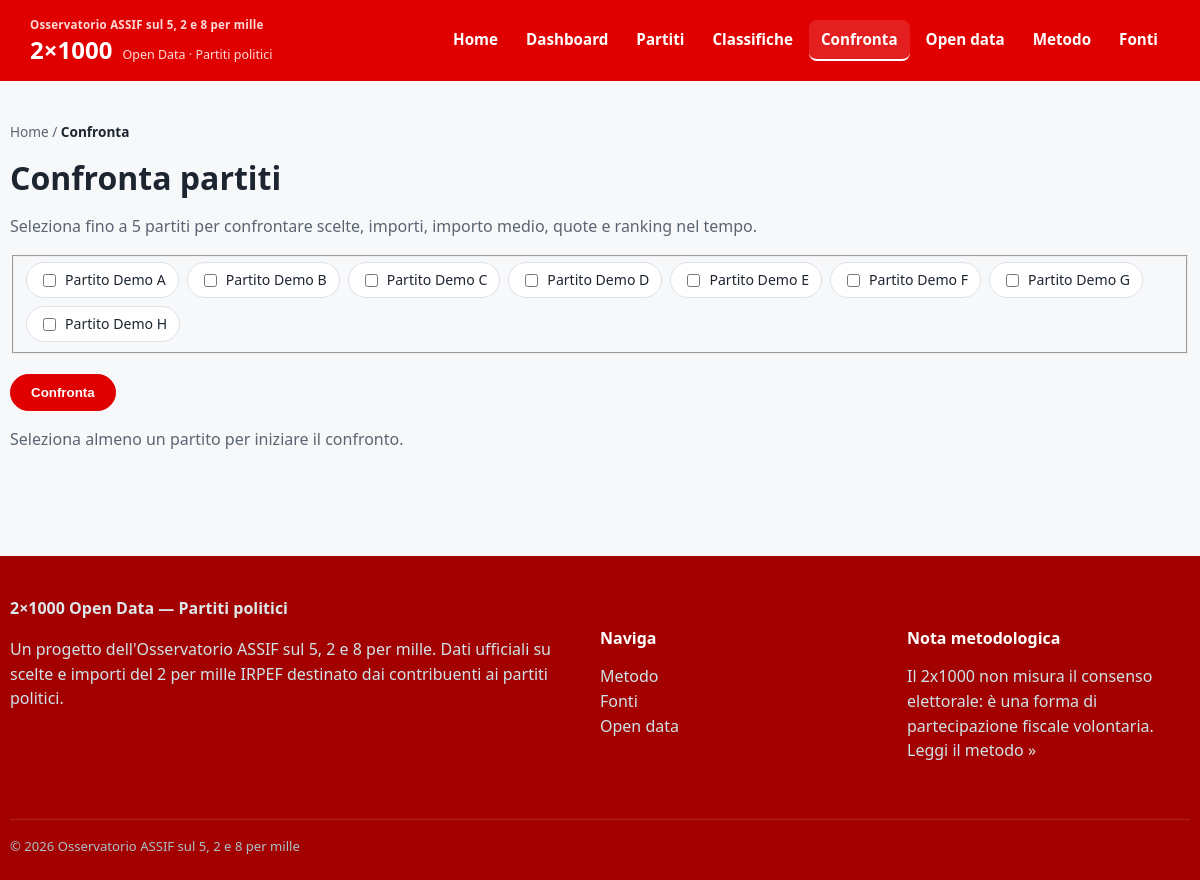
The app's page /confronta.php with its own data.
### tables this page shows
CREATE TABLE IF NOT EXISTS parties (
  id INT UNSIGNED NOT NULL AUTO_INCREMENT,
  canonical_name VARCHAR(255) NOT NULL,
  slug VARCHAR(150) NOT NULL,
  first_year SMALLINT UNSIGNED NULL COMMENT 'primo anno dichiarazione con dati disponibili',
  last_year SMALLINT UNSIGNED NULL COMMENT 'ultimo anno dichiarazione con dati disponibili',
  is_active TINYINT(1) NOT NULL DEFAULT 1,
  notes TEXT NULL,
  created_at TIMESTAMP NOT NULL DEFAULT CURRENT_TIMESTAMP,
  updated_at TIMESTAMP NOT NULL DEFAULT CURRENT_TIMESTAMP ON UPDATE CURRENT_TIMESTAMP,
  PRIMARY KEY (id),
  UNIQUE KEY uniq_parties_slug (slug),
  KEY idx_parties_active (is_active)
);

### app/includes/layout.php (called while the page is built, shortened)
<?php
function render_page(string $view, array $data = [], string $pageTitle = '2x1000 Open Data — Partiti politici', string $pageDescription = ''): void
{
    extract($data, EXTR_SKIP);
    require __DIR__ . '/header.php';
    require $view;
    require __DIR__ . '/footer.php';
}

### public/confronta.php (called while the page is built, shortened)
<?php
$allParties = Party::all(true);
$requestedSlugs = [];
$selectedIds = [];
$comparison = $selectedIds !== [] ? Result::compare($selectedIds) : [];
render_page(
    __DIR__ . '/../app/views/compare.php',
    ['allParties' => $allParties, 'selectedSlugs' => $requestedSlugs, 'comparison' => $comparison],
    'Confronta partiti — 2x1000 Open Data',
    'Confronta fino a 5 partiti per scelte, importo, importo medio, quote e ranking nel tempo.'
);

### app/config/database.php (called while the page is built, shortened)
<?php
function env(string $key, ?string $default = null): ?string
{
    $value = getenv($key);
    return $value !== false ? $value : ($_ENV[$key] ?? $default);
}
function db(): PDO
{
    static $pdo = null;
    $host = env('DB_HOST', 'localhost');
    $port = env('DB_PORT', '3306');
    $name = env('DB_NAME', '2x1000');
    $charset = env('DB_CHARSET', 'utf8mb4');
    $user = env('DB_USER', 'root');
    $pass = env('DB_PASS', '');
    $dsn = "mysql:host=$host;port=$port;dbname=$name;charset=$charset";
    try {
        $pdo = new PDO($dsn, $user, $pass, [
            PDO::ATTR_ERRMODE => PDO::ERRMODE_EXCEPTION,
            PDO::ATTR_DEFAULT_FETCH_MODE => PDO::FETCH_ASSOC,
            PDO::ATTR_EMULATE_PREPARES => false,
        ]);
    } catch (PDOException $e) {
        http_response_code(500);
        if (str_starts_with($_SERVER['SCRIPT_NAME'] ?? '', '/api/')) {
            header('Content-Type: application/json; charset=utf-8');
            echo json_encode(['error' => 'Database non disponibile']);
        } else {
            echo 'Database non disponibile. Verifica la configurazione in .env.';
        }
        exit;
    }
    return $pdo;
}

### app/models/Party.php (called while the page is built, shortened)
<?php
final class Party
{
    public static function all(bool $onlyActive = false): array
    {
        $sql = 'SELECT id, canonical_name, slug, first_year, last_year, is_active, notes FROM parties';
        if ($onlyActive) {
            $sql .= ' WHERE is_active = 1';
        }
        $sql .= ' ORDER BY canonical_name ASC';
        return db()->query($sql)->fetchAll();
    }
}

### app/includes/helpers.php (called while the page is built, shortened)
<?php
function h(?string $value): string
{
    return htmlspecialchars($value ?? '', ENT_QUOTES, 'UTF-8');
}

### app/views/compare.php (the view, shortened to what this page needs)
<div class="container section">
  <nav class="breadcrumb"><a href="/">Home</a> / <span aria-current="page">Confronta</span></nav>
  <h1>Confronta partiti</h1>
  <p class="text-muted">Seleziona fino a 5 partiti per confrontare scelte, importi, importo medio, quote e ranking nel tempo.</p>
  <form method="get" action="/confronta.php">
    <fieldset class="compare-picker" aria-label="Selezione partiti da confrontare (massimo 5)">
      <?php foreach ($allParties as $p): ?>
        <label>
          <input type="checkbox" name="parties[]" value="<?= h($p['slug']) ?>" <?= in_array($p['slug'], $selectedSlugs, true) ? 'checked' : '' ?>>
          <?= h($p['canonical_name']) ?>
        </label>
      <?php endforeach; ?>
    </fieldset>
    <button class="btn btn-primary" type="submit">Confronta</button>
  </form>
  <?php if ($comparison === []): ?>
    <p class="text-muted">Seleziona almeno un partito per iniziare il confronto.</p>
  <?php endif; ?>
</div>

### public/assets/css/main.css (style rules this page uses)
:root { --color-bg: #f7f8fa; --color-surface: #ffffff; --color-text: #1c2530; --color-text-muted: #5b6472; --color-border: #dde2e8; --color-primary: #e00000; --color-primary-dark: #a30000; --color-primary-light: #ffe3e3; --color-accent: #147d75; --color-positive: #147d75; --color-negative: #b23a2e; --color-warning: #a9741c; --radius: 8px; --radius-pill: 999px; --shadow-sm: 0 1px 2px rgba(15, 30, 45, 0.06); --shadow-md: 0 4px 16px rgba(15, 30, 45, 0.08); --font-sans: "Source Sans 3", "Segoe UI", Helvetica, Arial, sans-serif; --max-width: 1180px; }
:root { color-scheme: light; }
* { box-sizing: border-box; }
html, body { margin: 0; padding: 0; background: var(--color-bg); color: var(--color-text); font-family: var(--font-sans); font-size: 16px; line-height: 1.55; }
.container { max-width: var(--max-width); margin: 0 auto; padding: 0 20px; }
h1, h2, h3, h4 { line-height: 1.25; font-weight: 700; color: var(--color-text); }
h1 { font-size: 2rem; margin: 0 0 .5rem; }
p { color: var(--color-text); }
a { color: var(--color-primary); text-decoration: none; }
.btn { display: inline-block; padding: 10px 20px; border-radius: var(--radius-pill); font-weight: 700; border: 1px solid var(--color-primary); color: var(--color-primary); background: transparent; }
.btn-primary { background: var(--color-primary); color: #fff; border-color: var(--color-primary); }
.section { padding: 2.5rem 0; }
.breadcrumb { font-size: .85rem; color: var(--color-text-muted); margin-bottom: 1rem; }
.breadcrumb a { color: var(--color-text-muted); }
.breadcrumb span[aria-current] { color: var(--color-text); font-weight: 600; }
.text-muted { color: var(--color-text-muted); }
.compare-picker { display: flex; flex-wrap: wrap; gap: 8px; margin-bottom: 1.25rem; }
.compare-picker label { display: flex; align-items: center; gap: 6px; border: 1px solid var(--color-border); border-radius: 999px; padding: 6px 12px; background: var(--color-surface); font-size: .88rem; }

### records on screen
parties: canonical_name "Partito Demo A"
parties: canonical_name "Partito Demo B"
parties: canonical_name "Partito Demo C"
parties: canonical_name "Partito Demo D"
parties: canonical_name "Partito Demo E"
parties: canonical_name "Partito Demo F"
parties: canonical_name "Partito Demo G"
parties: canonical_name "Partito Demo H"

### other values on screen
$label "Home"
$label "Dashboard"
$label "Partiti"
$label "Classifiche"
$label "Confronta"
$label "Open data"
$label "Metodo"
$label "Fonti"
